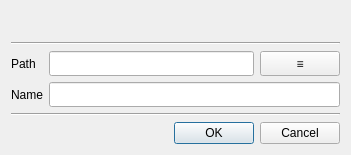
<?xml version="1.0" encoding="UTF-8"?>
<ui version="4.0">
 <class>GUI_EditLibrary</class>
 <widget class="QDialog" name="GUI_EditLibrary">
  <property name="geometry">
   <rect>
    <x>0</x>
    <y>0</y>
    <width>351</width>
    <height>155</height>
   </rect>
  </property>
  <layout class="QGridLayout" name="gridLayout">
   <item row="4" column="1" colspan="2">
    <widget class="QLineEdit" name="leName">
     <property name="sizePolicy">
      <sizepolicy hsizetype="Expanding" vsizetype="Minimum">
       <horstretch>0</horstretch>
       <verstretch>0</verstretch>
      </sizepolicy>
     </property>
    </widget>
   </item>
   <item row="0" column="0" colspan="3">
    <widget class="QLabel" name="labTitle">
     <property name="font">
      <font>
       <weight>75</weight>
       <bold>true</bold>
      </font>
     </property>
     <property name="text">
      <string notr="true"/>
     </property>
    </widget>
   </item>
   <item row="3" column="0">
    <widget class="QLabel" name="labPath">
     <property name="text">
      <string notr="true">Path</string>
     </property>
    </widget>
   </item>
   <item row="3" column="1">
    <widget class="QLineEdit" name="lePath">
     <property name="sizePolicy">
      <sizepolicy hsizetype="MinimumExpanding" vsizetype="Preferred">
       <horstretch>0</horstretch>
       <verstretch>0</verstretch>
      </sizepolicy>
     </property>
     <property name="focusPolicy">
      <enum>Qt::ClickFocus</enum>
     </property>
     <property name="readOnly">
      <bool>true</bool>
     </property>
    </widget>
   </item>
   <item row="4" column="0">
    <widget class="QLabel" name="labName">
     <property name="text">
      <string notr="true">Name</string>
     </property>
    </widget>
   </item>
   <item row="2" column="0" colspan="3">
    <widget class="Line" name="line_2">
     <property name="orientation">
      <enum>Qt::Horizontal</enum>
     </property>
    </widget>
   </item>
   <item row="7" column="0" colspan="3">
    <widget class="Line" name="line">
     <property name="orientation">
      <enum>Qt::Horizontal</enum>
     </property>
    </widget>
   </item>
   <item row="3" column="2">
    <widget class="QPushButton" name="btnChooseDir">
     <property name="sizePolicy">
      <sizepolicy hsizetype="Maximum" vsizetype="Preferred">
       <horstretch>0</horstretch>
       <verstretch>0</verstretch>
      </sizepolicy>
     </property>
     <property name="toolTip">
      <string notr="true"/>
     </property>
     <property name="text">
      <string notr="true">≡</string>
     </property>
    </widget>
   </item>
   <item row="8" column="0" colspan="3">
    <widget class="QDialogButtonBox" name="buttonBox">
     <property name="standardButtons">
      <set>QDialogButtonBox::Cancel|QDialogButtonBox::Ok</set>
     </property>
    </widget>
   </item>
  </layout>
 </widget>
 <tabstops>
  <tabstop>lePath</tabstop>
  <tabstop>btnChooseDir</tabstop>
  <tabstop>leName</tabstop>
 </tabstops>
 <resources/>
 <connections/>
</ui>
